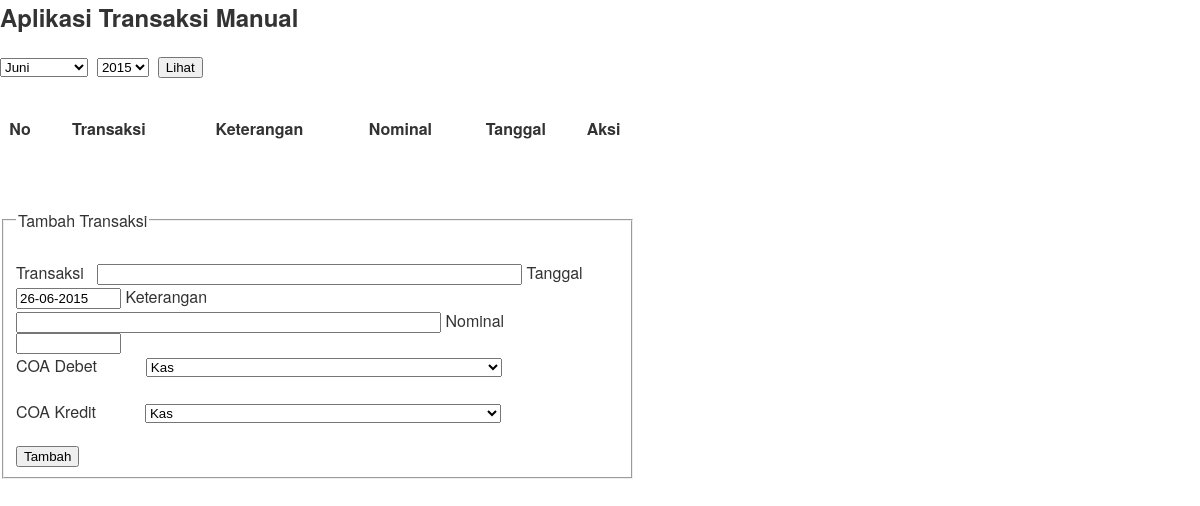
The page /master/hasil_aplikasi_manual.php on the database as committed earlier.
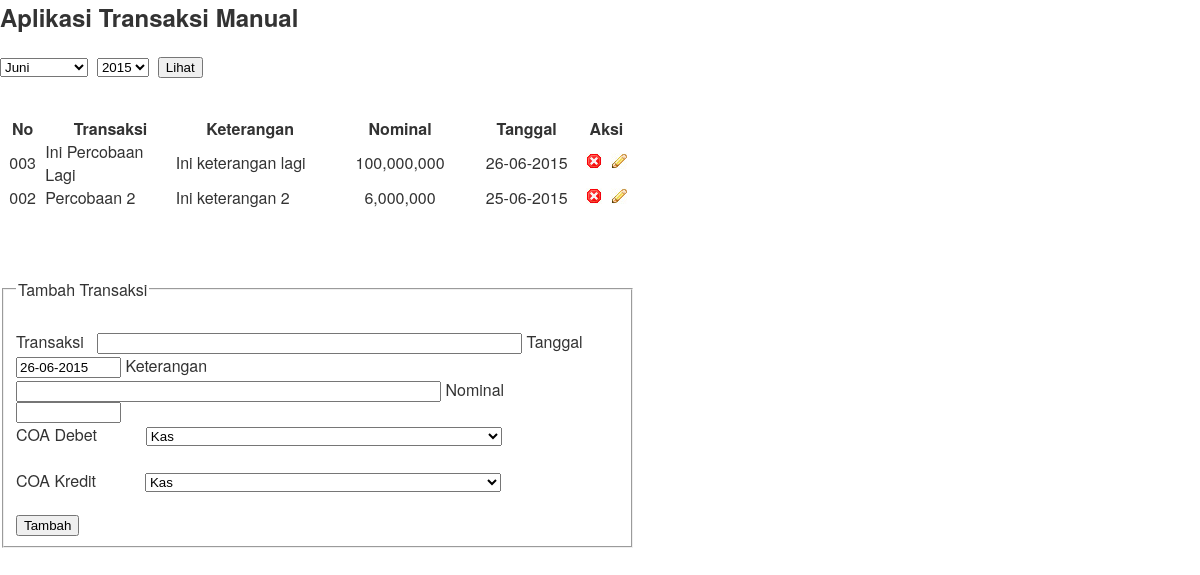
The same page on the database as committed later.
### tables this page shows
CREATE TABLE `tb_transaksi` (
  `id` int(10) NOT NULL auto_increment,
  `transaksi` int(11) NOT NULL,
  `tgl` date NOT NULL,
  `keterangan` varchar(50) NOT NULL,
  `nominal` double NOT NULL,
  `urut` int(3) NOT NULL,
  `tipe` int(1) NOT NULL,
  `transaksi_m` varchar(100) NOT NULL,
  `b_debet` varchar(20) NOT NULL,
  `b_kredit` varchar(20) NOT NULL,
  PRIMARY KEY  (`id`)
);

### fungsi_tanggal.php (called while the page is built, shortened)
<?php
function bolak_tanggal($y)
{
		$a_beli_hr = substr($y,8,2);
		$a_beli_bln = substr($y,5,2);
		$a_beli_thn = substr($y,0,4);
		$a_beli_br = $a_beli_hr."-".$a_beli_bln."-".$a_beli_thn;
		return $a_beli_br;
}
?>

### master/hasil_aplikasi_manual.php (the view, shortened to what this page needs)
<head>
<link rel="stylesheet" type="text/css" href="datatables/media/css/jquery.dataTables.css">
<link rel="stylesheet" type="text/css" href="datatables/resources/syntax/shCore.css">
<link rel="stylesheet" type="text/css" href="datatables/resources/demo.css">
</head>
<?php
$year = $_POST['tahun'];
if ($year=='')
$year = $_GET['tahun'];
if ($year=='')
$year = date("Y");
$month= $_POST['bulan'];
if ($month=='')
$month= $_GET['bulan'];
if ($month=='')
$month= date("m");
$id = $_GET['id'];
include "fungsi_tanggal.php";
$gol = mysql_query("SELECT * from tb_transaksi where tipe='2' AND MONTH(tgl)='$month' AND YEAR(tgl)='$year' order by id desc");
?>
<table width="635" border="0" cellspacing="0" cellpadding="0">
  <tr>
    <td><h2 class="ico_mug">Aplikasi Transaksi Manual</h2></td>
  </tr>
  <tr>
    <td>
    <form action="" method="post">
    <select name="bulan">
      <option value="06"
    <?php
    if ($month=='06')
	{
	?>
     selected="selected"
	<?php
	}
	?>
    >Juni</option>
    </select>&nbsp;
    <select name="tahun">
      <?php
	$sekarang = date("Y");
	for ($x=2010;$x<=$sekarang;$x++)
	{
		?>
		<option value="<?php echo $x?>"
		<?php
		if ($year==$x)
		{
		?>
		selected="selected"
		<?php
		}
		?>
		><?php echo $x?></option>
		<?php
	}
	?>
    </select>&nbsp;
    <input type="submit" value="Lihat" />
    </form>
    </td>
  </tr>
  <tr>
    <td>&nbsp;</td>
  </tr>
  <tr>
    <td><table width="100%" border="0" cellspacing="0" cellpadding="0" id="example" class="display">
      <thead>
        <tr>
          <th width="5">No</th>
          <th width="25">Transaksi</th>
          <th width="25">Keterangan</th>
          <th width="20">Nominal</th>
          <th width="10">Tanggal</th>
          <th width="5" align="center" valign="top">Aksi</th>
        </tr>
      </thead>
	  	<?
		while ($ambil = mysql_fetch_assoc($gol))
		{
		?>
        <tr>
          <td class="table_date"><div align="center"><?
          if (strlen($ambil['urut'])==1)
		  echo "00";
		  echo $ambil['urut'];?></div></td>
          <td class="table_title"><? echo $ambil['transaksi_m'];?></td>
          <td class="table_title"><span class="table_date">
            <?
		  echo $ambil['keterangan'];
		  ?>
          </span></td>
          <td class="table_title"><div align="center"><? echo number_format($ambil['nominal']);?></div></td>
          <td class="table_title"><div align="center"><? echo bolak_tanggal($ambil['tgl']);?></div></td>
          <td><div align="center"><a onclick="return confirm('Anda yakin akan menghapus ?'); if (ok) return true; else return false" href="home.php?hal=master/hps_aplikasi&amp;id=<? echo $ambil['id'];?>&manual=1&bulan=<?php echo $month?>&tahun=<?php echo $year?>"><img src="img/cancel.jpg" alt="cancel"/></a>&nbsp;&nbsp;<a href="home.php?hal=master/hasil_aplikasi_manual&id=<? echo $ambil['id'];?>&bulan=<?php echo $month?>&tahun=<?php echo $year?>"><img src="img/edit.jpg" alt="edit" border="0"/></a></div></td>
        </tr>
      	<?
		}
		?>
    </table></td>
  </tr>
  <tr>
    <td>&nbsp;</td>
  </tr>
  <tr>
    <td>
    <?php
	$ambil_edit = mysql_query("SELECT * from tb_transaksi where id='$id'");
	$edit = mysql_fetch_assoc($ambil_edit);
	?>
	<form name="form1" method="post" enctype="multipart/form-data" action="home.php?hal=master/simpan_aplikasi_manual">
	?><br /><br />
			<fieldset>
				<legend><span><?php
                if ($id=='')
				echo "Tambah ";
				else
				echo "Edit ";
				?>Transaksi</span></legend>
				  <br />
		  	  <label>Transaksi&nbsp;&nbsp;&nbsp;<input name="transaksi_m" type="text" size="50" autocomplete="off" value="<?php echo $edit['transaksi_m']?>"/></label>
              <label>Tanggal&nbsp;&nbsp;&nbsp;&nbsp;&nbsp;&nbsp;&nbsp;<input name="tanggal" type="text" size="10" id="date9" value="<?
	  if ($id!='')
	  echo bolak_tanggal($edit['tgl']);
	  else
	  echo date("d-m-Y");
	  ?>
      " autocomplete="off"/></label>
      <label>Keterangan<input name="keterangan" type="text" size="50" autocomplete="off" value="<?php echo $edit['keterangan']?>"/></label>
      <label>Nominal&nbsp;&nbsp;&nbsp;&nbsp;&nbsp;&nbsp;<input name="nominal" type="text" size="10" autocomplete="off" value="<?php echo $edit['nominal']?>"/></label><br />
      COA Debet&nbsp;&nbsp;&nbsp;&nbsp;&nbsp;&nbsp;&nbsp;&nbsp;&nbsp;&nbsp;
	  			<select name="coa_debet">
	  			<?php
                $ambil_buku = mysql_query("SELECT * from tb_coa order by id");
				while($buku = mysql_fetch_array($ambil_buku))
				{
				?>
				<option value="<?php echo $buku['nomor']?>"
                <?php
                if ($buku['nomor']==$edit['b_debet'])
				{
					?>
					selected="selected"
					<?php
				}
				?>
                ><?php echo $buku['nama']?></option>
				<?php
				}
				?>
                </select>
                <br /><br />
      COA Kredit&nbsp;&nbsp;&nbsp;&nbsp;&nbsp;&nbsp;&nbsp;&nbsp;&nbsp;&nbsp;
	  			<select name="coa_kredit">
	  			<?php
                $ambil_buku = mysql_query("SELECT * from tb_coa order by id");
				while($buku = mysql_fetch_array($ambil_buku))
				{
				?>
				<option value="<?php echo $buku['nomor']?>"
                <?php
                if ($buku['nomor']==$edit['b_kredit'])
				{
					?>
					selected="selected"
					<?php
				}
				?>
                ><?php echo $buku['nama']?></option>
				<?php
				}
				?>
                </select>
                <br /><br />
			  <input type="submit" value="<? if ($id == '')
				echo "Tambah";
				else
				echo "Edit";?>" />
 		</fieldset>
		</form>	</td>
  </tr>
  <tr>
    <td>&nbsp;</td>
  </tr>
</table>

### datatables/examples/resources/demo.css (style rules this page uses)
a { cursor: pointer; color: #3174c7; text-decoration: none; }

Rows that differ between the two databases and show on the page:
added tb_transaksi: shows "00", urut "3", transaksi_m "Ini Percobaan Lagi", keterangan "Ini keterangan lagi", nominal "100,000,000", tgl "26-06-2015"
added tb_transaksi: shows "00", urut "2", transaksi_m "Percobaan 2", keterangan "Ini keterangan 2", nominal "6,000,000", tgl "25-06-2015"
